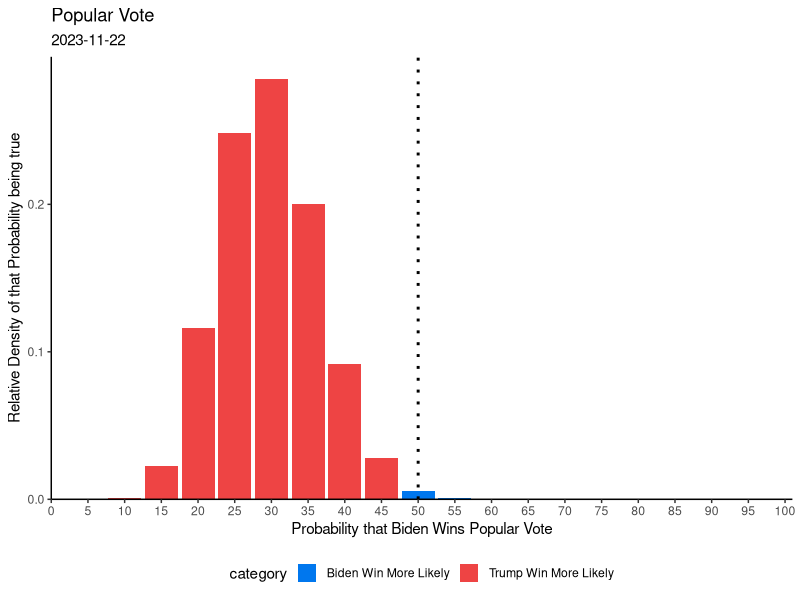
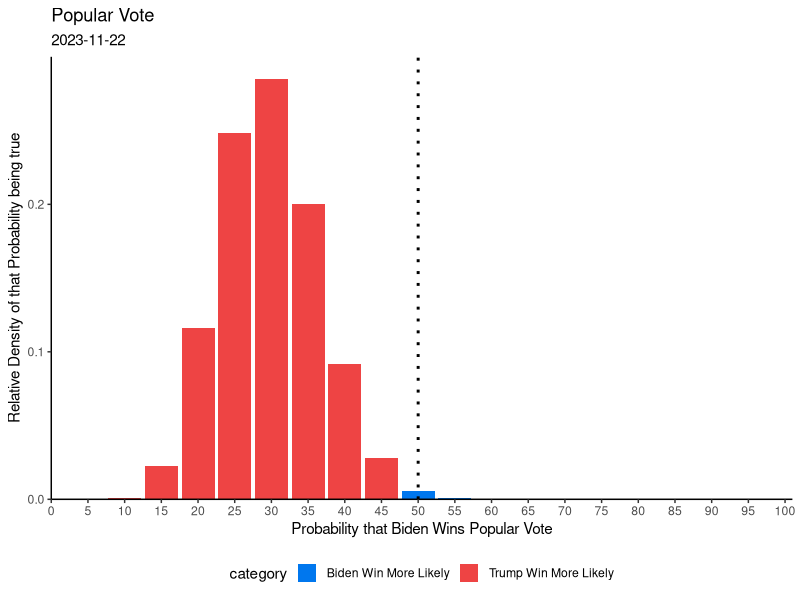

These charts were generated, in order, by the following R code:
library(data.table)
library(ggplot2)

data <- data.table(p=c(0:20)/20)
w = 12.02098
l =	29.78725

date <- "2023-11-22"


data$density <- data$p**w*(1-data$p)**l# * factorial(w+l+1)/(factorial(w)*factorial(l))
data$density <- data$density / sum(data$density)
data$category <- fifelse(data$p < 0.5, "Trump Win More Likely", "Biden Win More Likely")
data$category <- as.character(data$category)

# max value
# data[order(-ways)][1,1]

# plotting
ggplot(data, aes(x=as.integer(p*100), y=density))+
  geom_col(aes(fill=category), size=1.5)+
  scale_fill_manual(values=c(
    "Trump Win More Likely"="#ee4444",
    "Biden Win More Likely"="#0077ee"
  ))+
  #geom_vline(xintercept = as.numeric(data[order(-density)][1,1]), linetype="dotted", color="#666666", size=1)+
  geom_vline(xintercept = 50, color="#000000", size=1, linetype="dotted")+
  theme_bw()+
  xlab("Probability that Biden Wins Popular Vote")+
  ylab("Relative Density of that Probability being true")+
  theme(legend.position = "bottom")+
  scale_x_continuous(breaks=seq(0,100,5),expand = c(0,0), limits=c(0,101))+
  scale_y_continuous(expand=c(0,0), limits=c(0,0.3))+
  theme(axis.line = element_line(color='black'),
        plot.background = element_blank(),
        panel.grid.major = element_blank(),
        panel.grid.minor = element_blank(),
        panel.border = element_blank())+
  labs(title="Popular Vote", subtitles=date)

ggsave(paste0("popular vote ", date, ".png"))
